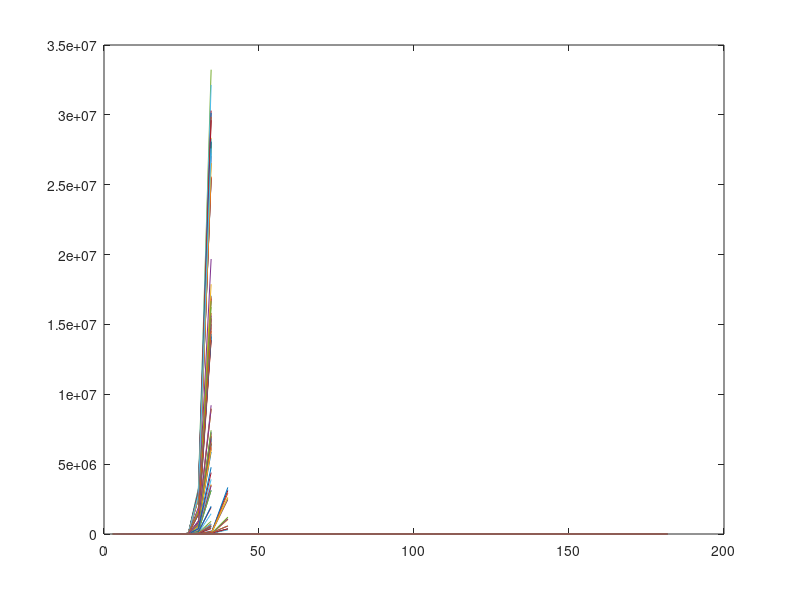
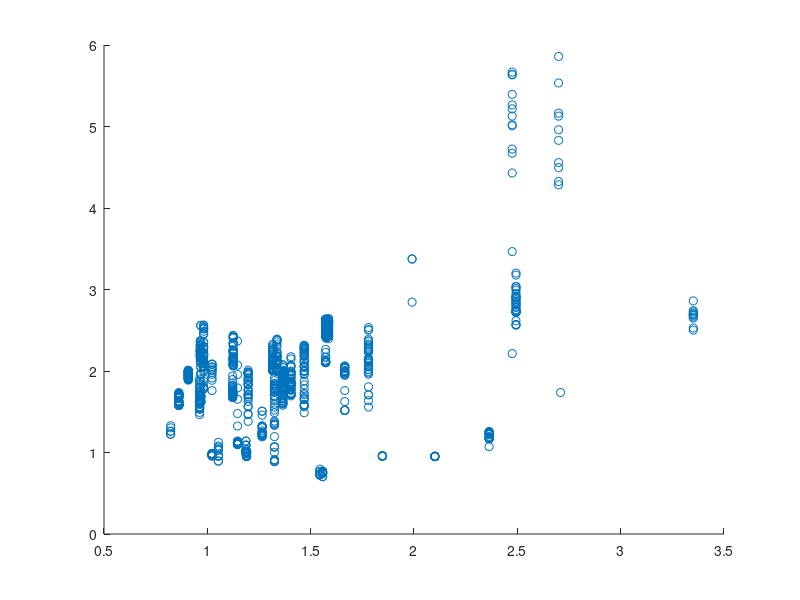

Source code (MATLAB) for these figures, in order:
%% explore cc_info
clear all
close all

load cc_info

%%
hhv = [];
hsv = [];
viy =[];
for ii = 1:length(cc_info)
    if ~isempty(cc_info(ii).trfu) %only goes in if it is not empty
    for jj = 1:length(cc_info(ii).trfu)
    ff = cc_info(ii).trfu(jj).tf;
    
    [ix iy] = min(abs(1./ff(:,1)-15));
    if ff(iy,2) > 30
    viy = [viy; ii,jj,iy];
    else    
    figure(1), plot(1./ff(:,1),ff(:,2)), hold on
    hhv = [hhv;cc_info(ii).trfu(jj).hh];
    hsv = [hsv;cc_info(ii).trfu(jj).hs];
    end
    
    end
    end
end

figure(2), scatter(hhv,hsv)